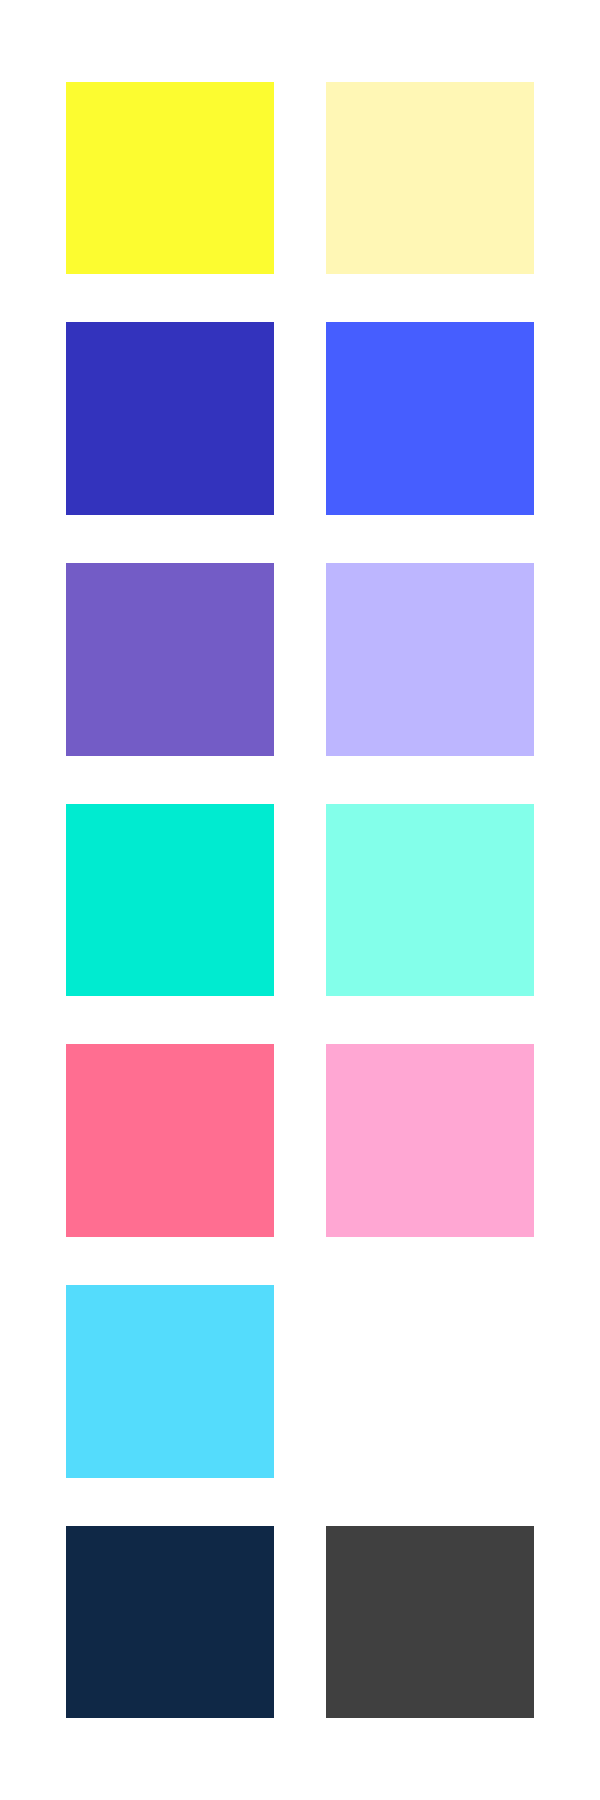

Write the R code that produced this figure.
# ------------------------------------------------------------------------------
# PACKAGES
# ------------------------------------------------------------------------------

packages <- c('grid', 'ggplot2')

for (pkg in packages) {
  if (!require(pkg, character.only = TRUE)) {
    install.packages(pkg, method = "wininet")
  }
  library(pkg, character.only = TRUE)
}

# ------------------------------------------------------------------------------

# Define colors
paletaBB <- c(
  "#FCFC30",
  "#FFF7B5",
  "#3333BD",
  "#465EFF",
  "#735CC6",
  "#BDB6FF",
  "#00EBD0",
  "#83FFEA",
  "#FF6E91",
  "#FFA7D3",
  "#54DCFC",
  "#FFFFFF",
  "#0F2846",
  "#404040"
)

# Define the size of the squares
square_size <- 0.40
columns = 2
rows = length(paletaBB)/2

# Create a data frame for the squares with the correct order
df <- data.frame(
  x = rep(1:columns, times=rows),
  y = rep(rev(1:rows), each=columns),
  fill = paletaBB
)

# Create the plot
p <- ggplot(df, aes(x = x, y = y, fill = fill)) +
  geom_rect(aes(xmin = x - square_size, 
                xmax = x + square_size, 
                ymin = y - square_size, 
                ymax = y + square_size), color = "black", linewidth = 0) +
  
  scale_fill_identity() +
  theme_void() +
  theme(aspect.ratio = rows / columns) +
  coord_fixed() +
  guides(fill = FALSE)

# Save to a PNG file with transparent background
ggsave("paletaBB.png", p, width = 2, height = 6, bg = "transparent")

# ------------------------------------------------------------------------------


# ------------------------------------------------------------------------------
# ------------------------------------------------------------------------------
# ------------------------------------------------------------------------------
# ------------------------------------------------------------------------------
# ------------------------------------------------------------------------------
# ------------------------------------------------------------------------------
